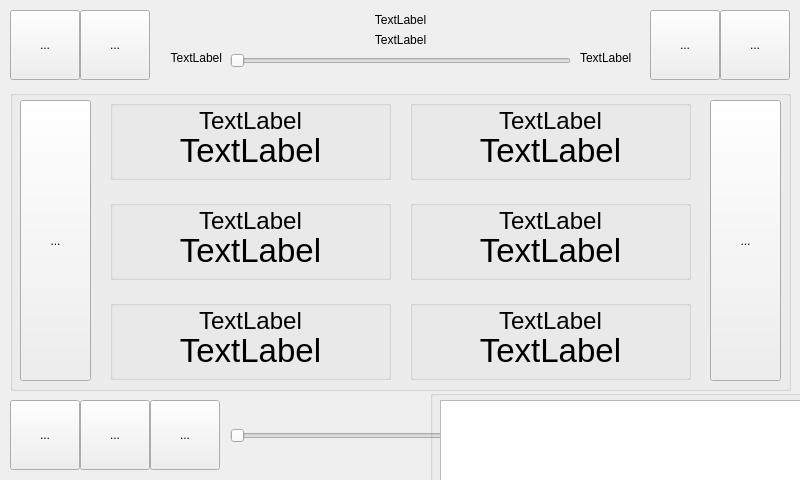
<?xml version="1.0" encoding="UTF-8"?>
<ui version="4.0">
 <class>MainWindow</class>
 <widget class="QMainWindow" name="MainWindow">
  <property name="geometry">
   <rect>
    <x>0</x>
    <y>0</y>
    <width>800</width>
    <height>480</height>
   </rect>
  </property>
  <property name="sizePolicy">
   <sizepolicy hsizetype="Preferred" vsizetype="Preferred">
    <horstretch>1</horstretch>
    <verstretch>1</verstretch>
   </sizepolicy>
  </property>
  <property name="windowTitle">
   <string>MainWindow</string>
  </property>
  <property name="autoFillBackground">
   <bool>false</bool>
  </property>
  <property name="styleSheet">
   <string notr="true"/>
  </property>
  <widget class="QWidget" name="centralWidget">
   <widget class="QToolButton" name="playPauseButton">
    <property name="geometry">
     <rect>
      <x>10</x>
      <y>10</y>
      <width>70</width>
      <height>70</height>
     </rect>
    </property>
    <property name="text">
     <string>...</string>
    </property>
   </widget>
   <widget class="QToolButton" name="mediaButton">
    <property name="geometry">
     <rect>
      <x>80</x>
      <y>10</y>
      <width>70</width>
      <height>70</height>
     </rect>
    </property>
    <property name="autoFillBackground">
     <bool>false</bool>
    </property>
    <property name="text">
     <string>...</string>
    </property>
   </widget>
   <widget class="QToolButton" name="nextButton">
    <property name="geometry">
     <rect>
      <x>720</x>
      <y>10</y>
      <width>70</width>
      <height>70</height>
     </rect>
    </property>
    <property name="text">
     <string>...</string>
    </property>
   </widget>
   <widget class="QToolButton" name="prevButton">
    <property name="geometry">
     <rect>
      <x>650</x>
      <y>10</y>
      <width>70</width>
      <height>70</height>
     </rect>
    </property>
    <property name="text">
     <string>...</string>
    </property>
   </widget>
   <widget class="QLabel" name="titleLabel">
    <property name="geometry">
     <rect>
      <x>160</x>
      <y>10</y>
      <width>481</width>
      <height>20</height>
     </rect>
    </property>
    <property name="text">
     <string>TextLabel</string>
    </property>
    <property name="alignment">
     <set>Qt::AlignCenter</set>
    </property>
   </widget>
   <widget class="QLabel" name="albumLabel">
    <property name="geometry">
     <rect>
      <x>160</x>
      <y>30</y>
      <width>481</width>
      <height>20</height>
     </rect>
    </property>
    <property name="text">
     <string>TextLabel</string>
    </property>
    <property name="alignment">
     <set>Qt::AlignCenter</set>
    </property>
   </widget>
   <widget class="QLabel" name="timeLabel">
    <property name="geometry">
     <rect>
      <x>160</x>
      <y>50</y>
      <width>62</width>
      <height>16</height>
     </rect>
    </property>
    <property name="text">
     <string>TextLabel</string>
    </property>
    <property name="alignment">
     <set>Qt::AlignRight|Qt::AlignTrailing|Qt::AlignVCenter</set>
    </property>
   </widget>
   <widget class="QLabel" name="lengthLabel">
    <property name="geometry">
     <rect>
      <x>580</x>
      <y>50</y>
      <width>62</width>
      <height>16</height>
     </rect>
    </property>
    <property name="text">
     <string>TextLabel</string>
    </property>
   </widget>
   <widget class="QToolButton" name="volDownButton">
    <property name="geometry">
     <rect>
      <x>10</x>
      <y>400</y>
      <width>70</width>
      <height>70</height>
     </rect>
    </property>
    <property name="text">
     <string>...</string>
    </property>
   </widget>
   <widget class="QToolButton" name="volUpButton">
    <property name="geometry">
     <rect>
      <x>80</x>
      <y>400</y>
      <width>70</width>
      <height>70</height>
     </rect>
    </property>
    <property name="text">
     <string>...</string>
    </property>
   </widget>
   <widget class="QToolButton" name="muteButton">
    <property name="geometry">
     <rect>
      <x>150</x>
      <y>400</y>
      <width>70</width>
      <height>70</height>
     </rect>
    </property>
    <property name="text">
     <string>...</string>
    </property>
    <property name="iconSize">
     <size>
      <width>50</width>
      <height>50</height>
     </size>
    </property>
   </widget>
   <widget class="QSlider" name="volSlider">
    <property name="geometry">
     <rect>
      <x>230</x>
      <y>400</y>
      <width>551</width>
      <height>71</height>
     </rect>
    </property>
    <property name="sizePolicy">
     <sizepolicy hsizetype="Expanding" vsizetype="Fixed">
      <horstretch>1</horstretch>
      <verstretch>0</verstretch>
     </sizepolicy>
    </property>
    <property name="maximum">
     <number>100</number>
    </property>
    <property name="orientation">
     <enum>Qt::Horizontal</enum>
    </property>
   </widget>
   <widget class="QSlider" name="playbackSlider">
    <property name="geometry">
     <rect>
      <x>230</x>
      <y>50</y>
      <width>341</width>
      <height>22</height>
     </rect>
    </property>
    <property name="orientation">
     <enum>Qt::Horizontal</enum>
    </property>
   </widget>
   <widget class="QGroupBox" name="mediaGroupBox">
    <property name="enabled">
     <bool>true</bool>
    </property>
    <property name="geometry">
     <rect>
      <x>430</x>
      <y>390</y>
      <width>781</width>
      <height>301</height>
     </rect>
    </property>
    <property name="title">
     <string/>
    </property>
    <property name="flat">
     <bool>false</bool>
    </property>
    <property name="checkable">
     <bool>false</bool>
    </property>
    <widget class="QListView" name="listView">
     <property name="geometry">
      <rect>
       <x>10</x>
       <y>10</y>
       <width>681</width>
       <height>281</height>
      </rect>
     </property>
    </widget>
    <widget class="QToolButton" name="setMediaFolderButton">
     <property name="geometry">
      <rect>
       <x>700</x>
       <y>10</y>
       <width>70</width>
       <height>70</height>
      </rect>
     </property>
     <property name="text">
      <string>...</string>
     </property>
    </widget>
   </widget>
   <widget class="QGroupBox" name="obd2GroupBox">
    <property name="geometry">
     <rect>
      <x>10</x>
      <y>90</y>
      <width>781</width>
      <height>301</height>
     </rect>
    </property>
    <property name="title">
     <string/>
    </property>
    <widget class="QToolButton" name="prevPageButton">
     <property name="geometry">
      <rect>
       <x>10</x>
       <y>10</y>
       <width>71</width>
       <height>281</height>
      </rect>
     </property>
     <property name="text">
      <string>...</string>
     </property>
    </widget>
    <widget class="QToolButton" name="nextPageButton">
     <property name="geometry">
      <rect>
       <x>700</x>
       <y>10</y>
       <width>71</width>
       <height>281</height>
      </rect>
     </property>
     <property name="text">
      <string>...</string>
     </property>
    </widget>
    <widget class="QGroupBox" name="item1GroupBox">
     <property name="geometry">
      <rect>
       <x>100</x>
       <y>10</y>
       <width>281</width>
       <height>80</height>
      </rect>
     </property>
     <property name="title">
      <string/>
     </property>
     <widget class="QLabel" name="obdDataLabel1">
      <property name="geometry">
       <rect>
        <x>10</x>
        <y>10</y>
        <width>261</width>
        <height>21</height>
       </rect>
      </property>
      <property name="font">
       <font>
        <pointsize>18</pointsize>
       </font>
      </property>
      <property name="text">
       <string>TextLabel</string>
      </property>
      <property name="alignment">
       <set>Qt::AlignCenter</set>
      </property>
     </widget>
     <widget class="QLabel" name="obdValueLabel1">
      <property name="geometry">
       <rect>
        <x>10</x>
        <y>30</y>
        <width>261</width>
        <height>41</height>
       </rect>
      </property>
      <property name="font">
       <font>
        <pointsize>25</pointsize>
       </font>
      </property>
      <property name="text">
       <string>TextLabel</string>
      </property>
      <property name="alignment">
       <set>Qt::AlignCenter</set>
      </property>
     </widget>
    </widget>
    <widget class="QGroupBox" name="item2GroupBox">
     <property name="geometry">
      <rect>
       <x>400</x>
       <y>10</y>
       <width>281</width>
       <height>80</height>
      </rect>
     </property>
     <property name="title">
      <string/>
     </property>
     <widget class="QLabel" name="obdDataLabel2">
      <property name="geometry">
       <rect>
        <x>10</x>
        <y>10</y>
        <width>261</width>
        <height>21</height>
       </rect>
      </property>
      <property name="font">
       <font>
        <pointsize>18</pointsize>
       </font>
      </property>
      <property name="text">
       <string>TextLabel</string>
      </property>
      <property name="alignment">
       <set>Qt::AlignCenter</set>
      </property>
     </widget>
     <widget class="QLabel" name="obdValueLabel2">
      <property name="geometry">
       <rect>
        <x>10</x>
        <y>30</y>
        <width>261</width>
        <height>41</height>
       </rect>
      </property>
      <property name="font">
       <font>
        <pointsize>25</pointsize>
       </font>
      </property>
      <property name="text">
       <string>TextLabel</string>
      </property>
      <property name="alignment">
       <set>Qt::AlignCenter</set>
      </property>
     </widget>
    </widget>
    <widget class="QGroupBox" name="item3GroupBox">
     <property name="geometry">
      <rect>
       <x>100</x>
       <y>110</y>
       <width>281</width>
       <height>80</height>
      </rect>
     </property>
     <property name="title">
      <string/>
     </property>
     <widget class="QLabel" name="obdDataLabel3">
      <property name="geometry">
       <rect>
        <x>10</x>
        <y>10</y>
        <width>261</width>
        <height>21</height>
       </rect>
      </property>
      <property name="font">
       <font>
        <pointsize>18</pointsize>
       </font>
      </property>
      <property name="text">
       <string>TextLabel</string>
      </property>
      <property name="alignment">
       <set>Qt::AlignCenter</set>
      </property>
     </widget>
     <widget class="QLabel" name="obdValueLabel3">
      <property name="geometry">
       <rect>
        <x>10</x>
        <y>30</y>
        <width>261</width>
        <height>41</height>
       </rect>
      </property>
      <property name="font">
       <font>
        <pointsize>25</pointsize>
       </font>
      </property>
      <property name="text">
       <string>TextLabel</string>
      </property>
      <property name="alignment">
       <set>Qt::AlignCenter</set>
      </property>
     </widget>
    </widget>
    <widget class="QGroupBox" name="item5GroupBox">
     <property name="geometry">
      <rect>
       <x>100</x>
       <y>210</y>
       <width>281</width>
       <height>80</height>
      </rect>
     </property>
     <property name="title">
      <string/>
     </property>
     <widget class="QLabel" name="obdDataLabel5">
      <property name="geometry">
       <rect>
        <x>10</x>
        <y>10</y>
        <width>261</width>
        <height>21</height>
       </rect>
      </property>
      <property name="font">
       <font>
        <pointsize>18</pointsize>
       </font>
      </property>
      <property name="text">
       <string>TextLabel</string>
      </property>
      <property name="alignment">
       <set>Qt::AlignCenter</set>
      </property>
     </widget>
     <widget class="QLabel" name="obdValueLabel5">
      <property name="geometry">
       <rect>
        <x>10</x>
        <y>30</y>
        <width>261</width>
        <height>41</height>
       </rect>
      </property>
      <property name="font">
       <font>
        <pointsize>25</pointsize>
       </font>
      </property>
      <property name="text">
       <string>TextLabel</string>
      </property>
      <property name="alignment">
       <set>Qt::AlignCenter</set>
      </property>
     </widget>
    </widget>
    <widget class="QGroupBox" name="item4GroupBox">
     <property name="geometry">
      <rect>
       <x>400</x>
       <y>110</y>
       <width>281</width>
       <height>80</height>
      </rect>
     </property>
     <property name="title">
      <string/>
     </property>
     <widget class="QLabel" name="obdDataLabel4">
      <property name="geometry">
       <rect>
        <x>10</x>
        <y>10</y>
        <width>261</width>
        <height>21</height>
       </rect>
      </property>
      <property name="font">
       <font>
        <pointsize>18</pointsize>
       </font>
      </property>
      <property name="text">
       <string>TextLabel</string>
      </property>
      <property name="alignment">
       <set>Qt::AlignCenter</set>
      </property>
     </widget>
     <widget class="QLabel" name="obdValueLabel4">
      <property name="geometry">
       <rect>
        <x>10</x>
        <y>30</y>
        <width>261</width>
        <height>41</height>
       </rect>
      </property>
      <property name="font">
       <font>
        <pointsize>25</pointsize>
       </font>
      </property>
      <property name="text">
       <string>TextLabel</string>
      </property>
      <property name="alignment">
       <set>Qt::AlignCenter</set>
      </property>
     </widget>
    </widget>
    <widget class="QGroupBox" name="item6GroupBox">
     <property name="geometry">
      <rect>
       <x>400</x>
       <y>210</y>
       <width>281</width>
       <height>80</height>
      </rect>
     </property>
     <property name="title">
      <string/>
     </property>
     <widget class="QLabel" name="obdDataLabel6">
      <property name="geometry">
       <rect>
        <x>10</x>
        <y>10</y>
        <width>261</width>
        <height>21</height>
       </rect>
      </property>
      <property name="font">
       <font>
        <pointsize>18</pointsize>
       </font>
      </property>
      <property name="text">
       <string>TextLabel</string>
      </property>
      <property name="alignment">
       <set>Qt::AlignCenter</set>
      </property>
     </widget>
     <widget class="QLabel" name="obdValueLabel6">
      <property name="geometry">
       <rect>
        <x>10</x>
        <y>30</y>
        <width>261</width>
        <height>41</height>
       </rect>
      </property>
      <property name="font">
       <font>
        <pointsize>25</pointsize>
       </font>
      </property>
      <property name="text">
       <string>TextLabel</string>
      </property>
      <property name="alignment">
       <set>Qt::AlignCenter</set>
      </property>
     </widget>
    </widget>
   </widget>
  </widget>
 </widget>
 <layoutdefault spacing="6" margin="11"/>
 <resources/>
 <connections/>
</ui>
